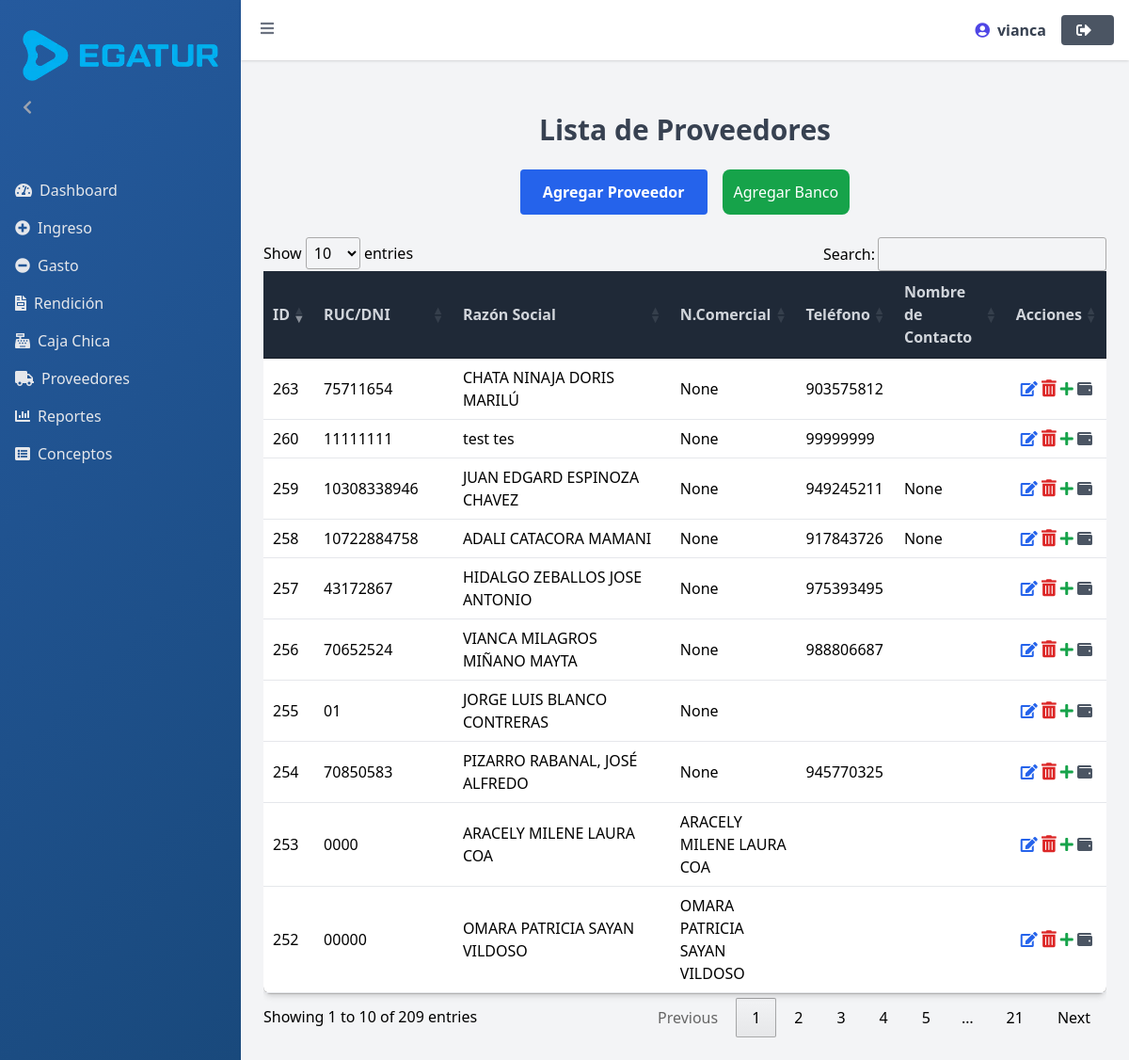
Screenshot of /proveedores/ (signed in) with the database file from the repository.
### myapp/models.py (models this page shows, shortened)
class Proveedor(models.Model):
    ruc_dni = models.CharField(max_length=13, unique=True)
    razon_social = models.CharField(max_length=255)
    nombre_comercial = models.CharField(max_length=255, null=True, blank=True)
    telefono = models.CharField(max_length=15, null=True, blank=True)
    nombre_contacto = models.CharField(max_length=255, null=True, blank=True)  # Nombre del contacto principal

### myapp/views.py (the view)
# urls.py: path('proveedores/',proveedores, name='proveedores'),
@login_required
def proveedores(request):
    proveedores = Proveedor.objects.all()
    return render(request, 'proveedores.html', {'proveedores': proveedores})

### templates/proveedores.html (shortened to what this page needs)
{% extends 'base.html' %}
{% block content %}
    <script src="https://cdn.tailwindcss.com"></script>
    <link rel="stylesheet" href="https://cdn.datatables.net/1.13.6/css/jquery.dataTables.min.css">
    <link href="https://cdnjs.cloudflare.com/ajax/libs/font-awesome/5.15.4/css/all.min.css" rel="stylesheet">
    <link rel="stylesheet" href="https://cdnjs.cloudflare.com/ajax/libs/animate.css/4.1.1/animate.min.css">
    <div class="container mx-auto mt-8">
    <h1 class="text-3xl font-bold mb-6 text-center text-gray-700">Lista de Proveedores</h1>
<div class="mb-6 flex gap-4 justify-center">
    <button id="addProveedor" class="bg-blue-600 hover:bg-blue-800 text-white font-bold py-2 px-6 rounded">
        Agregar Proveedor
    </button>
    <button type="button" class="bg-green-600 hover:bg-green-700 text-white p-3 rounded-lg transition duration-300" onclick="openModal('agregarBancoModal')">
        Agregar Banco
    </button>
</div>
    <div class="overflow-x-auto">
        <table id="proveedoresTable" class="min-w-full bg-white rounded-lg shadow-md">
            <thead class="bg-blue-600 text-white">
                <tr>
                    <th class="px-4 py-2 text-left bg-gray-800 text-gray-300 border-b border-gray-600">ID</th>
                    <th class="px-4 py-2 text-left bg-gray-800 text-gray-300 border-b border-gray-600">RUC/DNI</th>
                    <th class="px-4 py-2 text-left bg-gray-800 text-gray-300 border-b border-gray-600">Razón Social</th>
                    <th class="px-4 py-2 text-left bg-gray-800 text-gray-300 border-b border-gray-600">N.Comercial</th>
                    <th class="px-4 py-2 text-left bg-gray-800 text-gray-300 border-b border-gray-600">Teléfono</th>
                    <th class="px-4 py-2 text-left bg-gray-800 text-gray-300 border-b border-gray-600">Nombre de Contacto</th>
                    <th class="px-4 py-2 text-center bg-gray-800 text-gray-300 border-b border-gray-600">Acciones</th>
                </tr>
            </thead>
            <tbody>
                {% for proveedor in proveedores %}
                <tr class="hover:bg-gray-100">
                    <td class="px-6 py-3 border-b">{{ proveedor.id }}</td>
                    <td class="px-6 py-3 border-b">{{ proveedor.ruc_dni }}</td>
                    <td class="px-6 py-3 border-b">{{ proveedor.razon_social }}</td>
                    <td class="px-6 py-3 border-b">{{ proveedor.nombre_comercial }}</td>
                    <td class="px-6 py-3 border-b">{{ proveedor.telefono }}</td>
                    <td class="px-6 py-3 border-b">{{ proveedor.nombre_contacto }}</td>
                    <td class="px-6 py-3 border-b text-center">
                        <button onclick="openEditModal('{{ proveedor.id }}', '{{ proveedor.ruc_dni }}', '{{ proveedor.razon_social }}', '{{ proveedor.nombre_comercial }}', '{{ proveedor.telefono }}', '{{ proveedor.nombre_contacto }}')"
                                class="text-blue-600 hover:text-blue-800">
                            <i class="fas fa-edit"></i>
                        </button>
                        <button onclick="confirmDelete('{{ proveedor.id }}', '{{ proveedor.razon_social }}')"
                                class="text-red-600 hover:text-red-800">
                            <i class="fas fa-trash-alt text-lg"></i>
                        </button>
                        <button onclick="openCuentaBancariaModal('{{ proveedor.id }}')"
                                class="text-green-600 hover:text-green-800">
                             <i class="fas fa-plus"></i>
                        </button>
                        <button onclick="openVerCuentasModal('{{ proveedor.id }}')"
                                class="text-gray-600 hover:text-gray-800">
                            <i class="fas fa-wallet"></i>
                        </button>
                    </td>
                </tr>
                {% endfor %}
            </tbody>
        </table>
    </div>
</div>
{% endblock %}

### templates/base.html (shortened to what this page needs)
{% load static %}
<!DOCTYPE html>
<html lang="en">
<head>
  <script src="https://cdn.tailwindcss.com"></script>
  <link href="https://cdn.jsdelivr.net/npm/sweetalert2@11/dist/sweetalert2.min.css" rel="stylesheet">
  <link rel="stylesheet" href="https://cdnjs.cloudflare.com/ajax/libs/font-awesome/5.15.4/css/all.min.css">
</head>
<body class="bg-gray-100 font-sans">
  <div class="flex h-screen">
<aside id="sidebar" class="w-64 bg-sidebar-gradient text-gray-200 h-full transition-all duration-300">
      <div class="p-6">
<img src="{% static 'images/logo.png' %}" alt="Logo" class="py-2 logo animate-logo-zoom w-4/3"/>
    <button id="close-sidebar" class="py-2 text-gray-400 hover:text-white">
      <i class="fas fa-chevron-left"></i>
    </button>
      </div>
{% if user.username == "naye123" %}
  <nav class="mt-6">
    <a href="{% url 'ver_personal' %}" class="flex items-center px-4 py-2 hover:bg-gray-700 rounded">
      <i class="fas fa-users mr-2"></i>
      Ver Personal
    </a>
  </nav>
{% else %}
  <nav class="mt-6">
    <a href="{% url 'dashboard' %}" class="flex items-center px-4 py-2 hover:bg-gray-700 rounded">
      <i class="fas fa-tachometer-alt mr-2"></i>
      Dashboard
    </a>
    {% if user.is_authenticated and user.saldo_inicial and not user.saldo_inicial.caja_cerrada %}
      <a href="{% url 'ingreso' %}" class="flex items-center px-4 py-2 hover:bg-gray-700 rounded">
        <i class="fas fa-plus-circle mr-2"></i>
        Ingreso
      </a>
      <a href="{% url 'gasto' %}" class="flex items-center px-4 py-2 hover:bg-gray-700 rounded">
        <i class="fas fa-minus-circle mr-2"></i>
        Gasto
      </a>
      <a href="{% url 'rendicion' %}" class="flex items-center px-4 py-2 hover:bg-gray-700 rounded">
        <i class="fas fa-file-invoice mr-2"></i>
        Rendición
      </a>
    {% endif %}
    <a href="{% url 'caja_chica' %}" class="flex items-center px-4 py-2 hover:bg-gray-700 rounded">
      <i class="fas fa-cash-register mr-2"></i>
      Caja Chica
    </a>
    <a href="{% url 'proveedores' %}" class="flex items-center px-4 py-2 hover:bg-gray-700 rounded">
      <i class="fas fa-truck mr-2"></i>
      Proveedores
    </a>
    <a href="{% url 'reportes' %}" class="flex items-center px-4 py-2 hover:bg-gray-700 rounded">
      <i class="fas fa-chart-bar mr-2"></i>
      Reportes
    </a>
    <a href="{% url 'conceptos' %}" class="flex items-center px-4 py-2 hover:bg-gray-700 rounded">
      <i class="fas fa-list-alt mr-2"></i>
      Conceptos
    </a>
  </nav>
{% endif %}
    </aside>
    <main class="flex-1 flex flex-col min-h-screen">
        <header class="bg-white shadow p-4 flex justify-between items-center">
            <div class="flex items-center">
              <button id="sidebar-toggle" class="text-gray-500">
                <i class="fas fa-bars h-6 w-6"></i>
              </button>
            </div>
            <div class="flex items-center">
                {% if user.is_authenticated %}
                    <span class="mr-4 text-gray-700 font-bold flex items-center">
                        <i class="fas fa-user-circle mr-2 text-indigo-600"></i>
                        <span>{{ user.username }}</span>
                    </span>
                {% else %}
                    <span class="mr-4 text-gray-700 font-bold flex items-center">
                        <i class="fas fa-user-alt mr-2 text-gray-500"></i>
                        <span>Invitado</span>
                    </span>
                {% endif %}
                <form method="POST" action="{% url 'logout' %}">
                    <button type="submit" class="px-4 py-2 bg-secondary text-white rounded hover:bg-gray-800 flex items-center">
                        <i class="fas fa-sign-out-alt mr-2"></i>
                    </button>
                </form>
            </div>
        </header>
        <div class="p-6 overflow-y-auto">
          {% block content %}
          {% endblock %}
        </div>
    </main>
  </div>
</body>
</html>

### rows the page displays
Proveedor: id "252", ruc_dni "00000", razon_social "OMARA PATRICIA SAYAN VILDOSO", nombre_comercial "OMARA PATRICIA SAYAN VILDOSO"
Proveedor: id "253", ruc_dni "0000", razon_social "ARACELY MILENE LAURA COA", nombre_comercial "ARACELY MILENE LAURA COA"
Proveedor: id "254", ruc_dni "70850583", razon_social "PIZARRO RABANAL, JOSÉ ALFREDO", nombre_comercial "None", telefono "945770325"
Proveedor: id "255", ruc_dni "01", razon_social "JORGE LUIS BLANCO CONTRERAS", nombre_comercial "None"
Proveedor: id "256", ruc_dni "70652524", razon_social "VIANCA MILAGROS MIÑANO MAYTA", nombre_comercial "None", telefono "988806687"
Proveedor: id "257", ruc_dni "43172867", razon_social "HIDALGO ZEBALLOS JOSE ANTONIO", nombre_comercial "None", telefono "975393495"
Proveedor: id "258", ruc_dni "10722884758", razon_social "ADALI CATACORA MAMANI", nombre_comercial "None", telefono "917843726", nombre_contacto "None"
Proveedor: id "259", ruc_dni "10308338946", razon_social "JUAN EDGARD ESPINOZA CHAVEZ", nombre_comercial "None", telefono "949245211", nombre_contacto "None"
Proveedor: id "260", ruc_dni "11111111", razon_social "test tes", nombre_comercial "None", telefono "99999999"
Proveedor: id "263", ruc_dni "75711654", razon_social "CHATA NINAJA DORIS MARILÚ", nombre_comercial "None", telefono "903575812"

### other values shown
{{ user.username }} "vianca"
